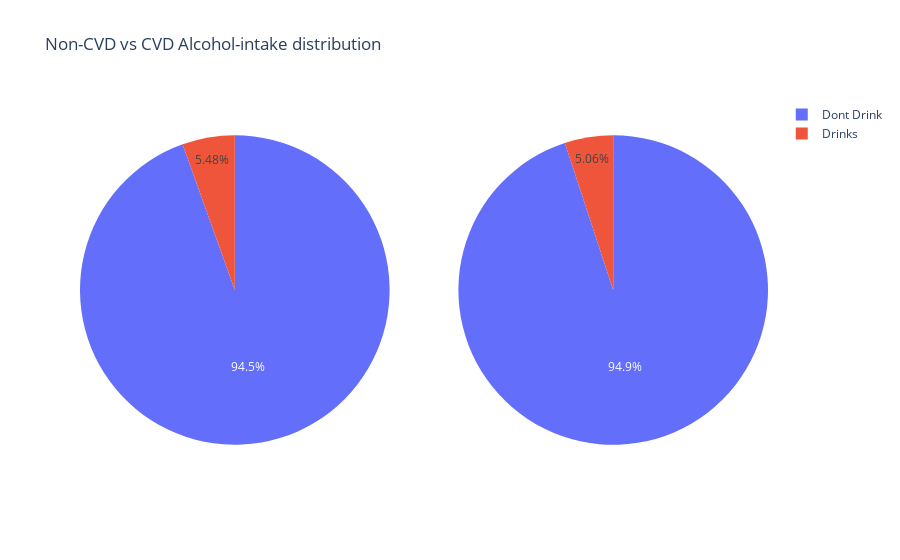

This figure's notebook cell:
### Markdown cell above
##### Alcohol intake

### Code cell
#Alcohol-intake
cvd = cleanedData.loc[cleanedData['cardio'] == 1, 'alco'].copy()
non_cvd = cleanedData.loc[cleanedData['cardio'] == 0, 'alco'].copy()

#Visualisation
fig = make_subplots(rows=1, cols=2, specs=[[{"type": "pie"}, {"type": "pie"}]])
fig.update_layout(title_text="Non-CVD vs CVD Alcohol-intake distribution", template="plotly_white")
fig.add_trace(go.Pie(values=non_cvd.value_counts().values,labels=['Dont Drink', 'Drinks']),row=1, col=1)
fig.add_trace(go.Pie(values=cvd.value_counts().values,labels=['Dont Drink', 'Drinks']),row=1, col=2)
fig.show()

### Figure 1 — Plotly figure (JSON) as saved in the notebook; plotly's stock layout.template omitted (floating-point values rounded to 4 significant figures)
{"data": [{"domain": {"x": [0, 0.45], "y": [0, 1]}, "labels": ["Dont Drink", "Drinks"], "type": "pie", "values": [32344, 1874]}, {"domain": {"x": [0.55, 1], "y": [0, 1]}, "labels": ["Dont Drink", "Drinks"], "type": "pie", "values": [31398, 1673]}], "layout": {"title": {"text": "Non-CVD vs CVD Alcohol-intake distribution"}}}
